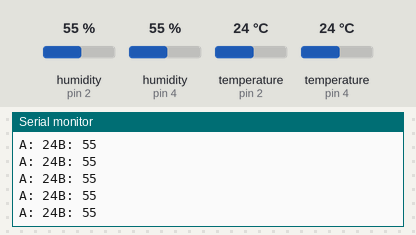
The sketch below on a simulated Arduino Uno, built with avr-gcc and run on an emulated ATmega328P. Shown: the last lines printed to the serial monitor. The test bench sets the inputs (shaded band); at power-on: humidity (sensors on pin 2, pin 4) 55 %, temperature (sensors on pin 2, pin 4) 24 °C.

Above: at 1.2 s.
1.3 s: humidity (sensor on pin 2) set to 22 %
At 1.38 s:
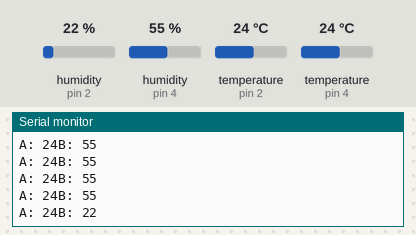
2.8 s: temperature (sensor on pin 2) set to 12 °C
At 2.83 s:
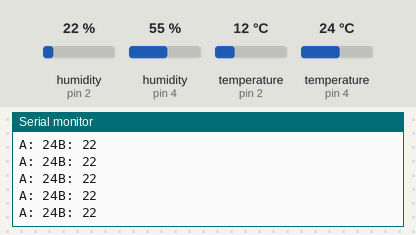
4.3 s: humidity (sensor on pin 2) set to 40 %
At 4.33 s:
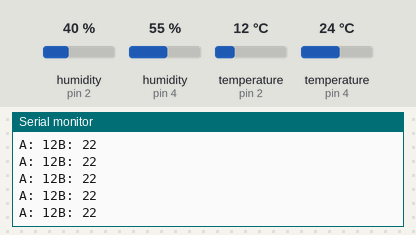
Timing chart, 0 to 7.3 s (numbered marks = the images above; inputs shaded):
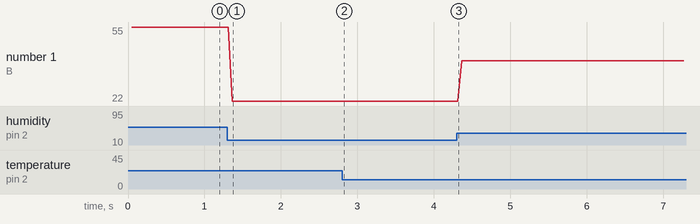

The sketch:

0924_2.ino
```cpp
//온도센서 라이브러리 사용하기
//[Tools] - [manage3r library] 선택 -> dht11 검색 -> 아무 라이브러리나 사용해도 됨. 수업은 simpleDHT 라이브러리 사용.
// file -> sample -> simpleDHT -> DHT11Default
#include <SimpleDHT.h>

SimpleDHT11 mydht(2);
SimpleDHT11 mydht2(4);

void setup() {
  Serial.begin(115200);

}

void loop() {
  byte t1; //온도
  byte h1; //습도

  byte t2;
  byte h2;

  mydht.read(&t1, &h1, NULL);
  mydht2.read(&t2, h2, NULL);
  Serial.print("A: ");
  Serial.print(t1);
  Serial.print("B: ");
  Serial.print(h1);
  Serial.println();
  float avg;
  avg = (t1+t2)/2.0;
  //Serial.print(avg);
}
```

Measured:
- after the input at 1.3 s, the serial monitor: prints a new line after 0.06 s (image 1)
- plotted number 1: 55 → 22 after the input at 1.3 s, 22 → 40 after the input at 4.3 s
